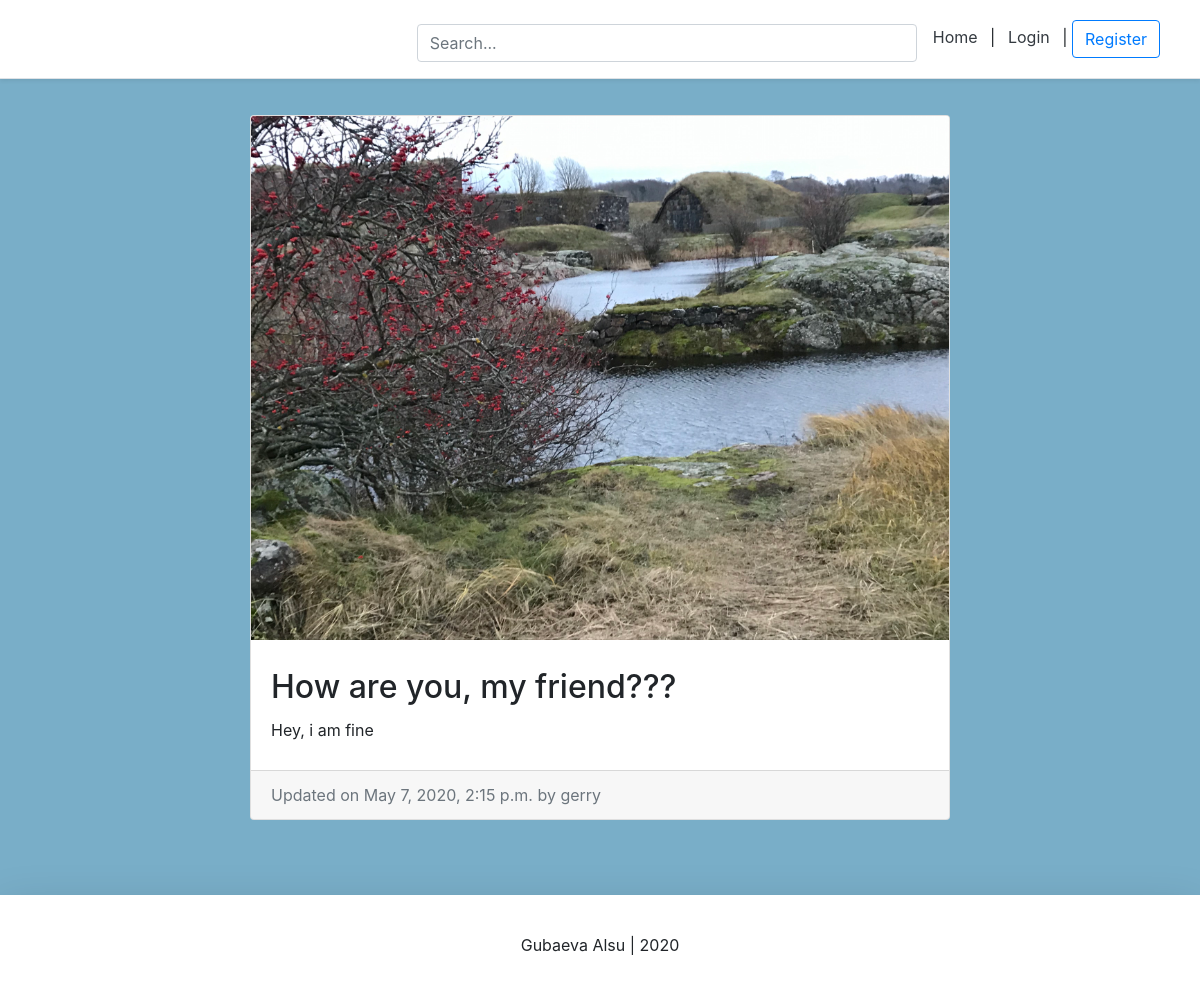
Page /blog/gerry-how-are-you-my-friend/ on the committed database.
### blog/models.py (models this page shows, shortened)
class BlogPost(models.Model):
    title = models.CharField(max_length=50, null=False, blank=False)
    body = models.TextField(max_length=5000, null=False, blank=False)
    image = models.ImageField(upload_to=upload_location, null=False, blank=False)
    likes = models.ManyToManyField(settings.AUTH_USER_MODEL, related_name='likes', blank=True)
    date_published = models.DateTimeField(auto_now_add=True, verbose_name="date published")
    date_updated = models.DateTimeField(auto_now=True, verbose_name="date updated")
    author = models.ForeignKey(settings.AUTH_USER_MODEL, on_delete=models.CASCADE)
    slug = models.SlugField(blank=True, unique=True)

### user/models.py (models this page shows, shortened)
class New_user(AbstractBaseUser):
    email = models.EmailField(verbose_name="email", max_length=60, unique=True)
    username = models.CharField(max_length=40, unique=True)
    date_joined = models.DateTimeField(verbose_name='date joined', auto_now_add=True)
    last_login = models.DateTimeField(verbose_name='last login', auto_now=True)
    is_admin = models.BooleanField(default=False)
    is_active = models.BooleanField(default=True)
    is_staff = models.BooleanField(default=False)
    is_superuser = models.BooleanField(default=False)
    photo = models.ImageField(upload_to='images/', blank=True)
    status = models.TextField(max_length=50, blank=True)
    USERNAME_FIELD = 'username'
    objects = MyAccountManager()
    def __str__(self):
        return self.username

### blog/views.py (the view)
# urls.py: path('<slug>/', detail_blog_view, name="detail"),
def detail_blog_view(request, slug):
    context = {}
    blog_post = get_object_or_404(BlogPost, slug=slug)
    context['blog_post'] = blog_post
    return render(request, 'blog/detail_blog.html', context)

### templates/blog/detail_blog.html (shortened to what this page needs)
{%  extends "user_page/main.html" %}
{% block all_posts %}
<div class="container">
    <div class="row">
        <div class="card m-auto">
            <img class="card-img-top" src="{{ blog_post.image.url }}" >
            <div class="card-body my-2">
                <h2 class="card-title">{{ blog_post.title }}</h2>
                <p class="card-text">{{blog_post.body|safe}}</p>
            </div>
            <div class="card-footer text-muted">
                Updated on {{ blog_post.date_updated }} by {{ blog_post.author }}
            </div>
        </div>
    </div>
</div>
{% endblock all_posts %}

### templates/snippets/header.html (style rules this page uses)
@media (min-width: 768px) { html { font-size: 16px; } }

### templates/blog/detail_blog.html (style rules this page uses)
.card { max-width: 700px; }
.container { padding: 20px; }

### templates/snippets/base_css.html (style rules this page uses)
body { background-color: #79aec8; }

### rows in the picture
BlogPost: image (picture), title "How are you, my friend???", body "Hey, i am fine", date_updated "May 7, 2020, 2:15 p.m.", author "gerry"
